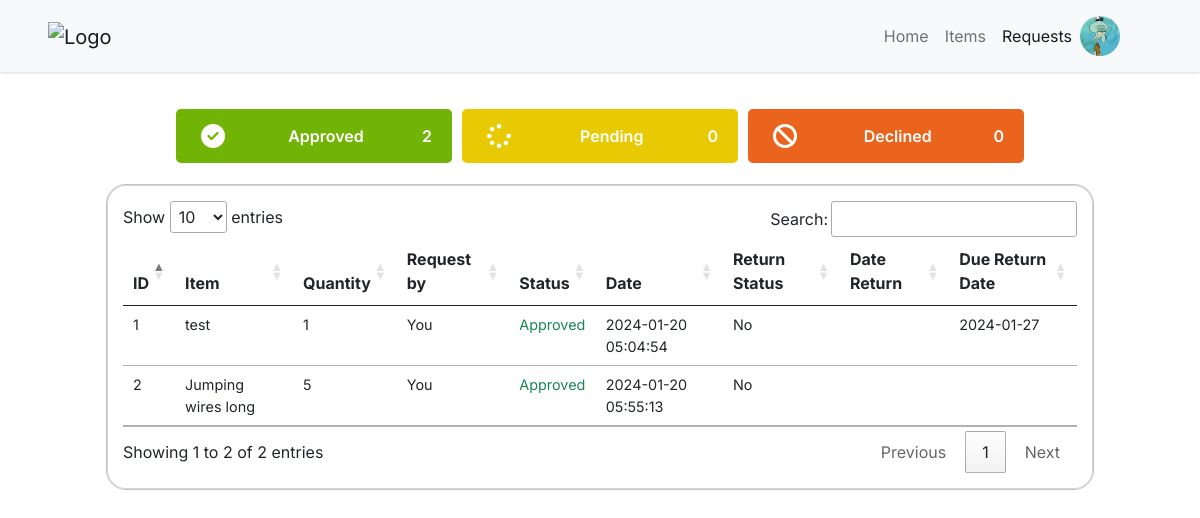
Page /requests.php (signed in) on the committed database.
### tables this page shows
CREATE TABLE `users` (
  `user_id` int(11) NOT NULL,
  `user_firstname` varchar(255) NOT NULL,
  `user_lastname` varchar(255) NOT NULL,
  `user_email` varchar(255) NOT NULL,
  `user_password` varchar(255) NOT NULL,
  `user_category` int(11) NOT NULL,
  `user_chapter` int(11) NOT NULL,
  `user_image` varchar(255) NOT NULL,
  `user_status` enum('active','inactive') NOT NULL
);

CREATE TABLE `history` (
  `history_id` int(11) NOT NULL,
  `history_item_id` int(11) NOT NULL,
  `history_quantity` int(11) NOT NULL,
  `history_user_id` int(11) NOT NULL,
  `history_status` enum('approved','declined','pending','') NOT NULL,
  `history_date` timestamp NOT NULL DEFAULT current_timestamp() ON UPDATE current_timestamp(),
  `isReturned` int(1) NOT NULL,
  `history_date_return` varchar(30) NOT NULL,
  `history_due_date` varchar(30) NOT NULL
);

CREATE TABLE `items` (
  `item_id` int(11) NOT NULL,
  `unique_item_id` varchar(225) NOT NULL,
  `item_name` varchar(255) NOT NULL,
  `item_category` int(11) NOT NULL,
  `item_measure` int(11) NOT NULL,
  `item_quantity` int(11) NOT NULL,
  `item_chapter` int(11) NOT NULL,
  `item_status` enum('enabled','disabled','','') NOT NULL,
  `item_description` varchar(255) NOT NULL,
  `item_image` varchar(255) NOT NULL
);

### requests.php (the view, shortened to what this page needs)
<?php
include './includes/config.inc.php';
?>
<!DOCTYPE html>
<html lang="en">
<head>
    <?php include_once 'includes/headers.inc.php'; ?>
    <link rel="stylesheet" href="assets/css/style.css?v=<?php echo time(); ?>">
    <link rel="stylesheet" href="assets/css/nav.css?v=<?php echo time(); ?>">
    <link rel="stylesheet" href="assets/css/items.css?v=<?php echo time(); ?>">
    <link rel="stylesheet" href="assets/css/requests.css?v=<?php echo time(); ?>">
    <link rel="stylesheet" href="https://cdn.datatables.net/1.13.6/css/jquery.dataTables.css" />
</head>
<body>
    <?php include 'nav.php'; ?>
    <div id="wrapper">
        <div class="section px-5 pt-4">
            <div class="row justify-content-center align-items-center">
                <div class="box col-sm-12 col-md-3 col-lg-3">
                    <i class="fa-solid fa-circle-check icon"></i>
                    <p class="m-0">Approved</p>
                    <?php
                    $query = "SELECT COUNT(history_status) FROM history WHERE history_status = 'approved'";
                    $stmt = $pdo->query($query);
                    $count = $stmt->fetchColumn();
                    if ($count !== false) {
                        echo '<p class="m-0">' . $count . '</p>';
                    } else {
                        echo "Error fetching count";
                    }
                    ?>
                </div>
                <div class="box col-sm-12 col-md-3 col-lg-3">
                    <i class="fa-solid fa-spinner icon"></i>
                    <p class="m-0">Pending</p>
                    <?php
                    $query = "SELECT COUNT(history_status) FROM history WHERE history_status = 'pending'";
                    $stmt = $pdo->query($query);
                    $count = $stmt->fetchColumn();
                    if ($count !== false) {
                        echo '<p class="m-0">' . $count . '</p>';
                    } else {
                        echo "Error fetching count";
                    }
                    ?>
                </div>
                <div class="box col-sm-12 col-md-3 col-lg-3">
                    <i class="fa-solid fa-ban icon"></i>
                    <p class="m-0 px-2">Declined</p>
                    <?php
                    $query = "SELECT COUNT(history_status) FROM history WHERE history_status = 'declined'";
                    $stmt = $pdo->query($query);
                    $count = $stmt->fetchColumn();
                    if ($count !== false) {
                        echo '<p class="m-0">' . $count . '</p>';
                    } else {
                        echo "Error fetching count";
                    }
                    ?>
                </div>
            </div>
            <div class="row justify-content-center align-items-center">
                <div class="col-12 col-sm-12 col-md-12 col-lg-11">
                    <div class="table-responsive">
                        <table class="table table-hover table-sm">
                            <thead>
                                <tr>
                                    <th>ID</th>
                                    <th>Item</th>
                                    <th>Quantity</th>
                                    <th>Request by</th>
                                    <th>Status</th>
                                    <th>Date</th>
                                    <th>Return Status</th>
                                    <th>Date Return</th>
                                    <th>Due Return Date</th>
                                </tr>
                            </thead>
                            <tbody>
                                <?php
                                if (isset($_SESSION['CT'])) {
                                    try {
                                        if ($_SESSION['CT'] == 1) {
                                            if ($_SESSION['CH'] == 1) {
                                                $query = "SELECT h.history_id AS ID,
                                                    i.item_name AS Item,
                                                    i.item_id AS itemID,
                                                    h.history_user_id AS userID,
                                                    h.history_quantity AS Quantity,
                                                    CONCAT(u.user_firstname, ' ', u.user_lastname) AS 'Request by',
                                                    h.history_status AS Status,
                                                    h.isReturned AS isReturned,
                                                    h.history_date_return AS dateReturn,
                                                    h.history_due_date AS dueDate,
                                                    h.history_date AS Date
                                                    FROM history AS h
                                                    INNER JOIN items AS i ON h.history_item_id = i.item_id
                                                    INNER JOIN users AS u ON h.history_user_id = u.user_id;";
                                            } else {
                                                $query = "SELECT h.history_id AS ID,
                                                    i.item_name AS Item,
                                                    i.item_id AS itemID,
                                                    h.history_user_id AS userID,
                                                    h.history_quantity AS Quantity,
                                                    CONCAT(u.user_firstname, ' ', u.user_lastname) AS 'Request by',
                                                    h.history_status AS Status,
                                                    h.history_date AS Date,
                                                    h.isReturned AS isReturned,
                                                    h.history_date_return AS dateReturn,
                                                    h.history_due_date AS dueDate,
                                                    h.history_user_id AS hUserID
                                                    FROM history AS h
                                                    INNER JOIN items AS i ON h.history_item_id = i.item_id
                                                    INNER JOIN users AS u ON h.history_user_id = u.user_id
                                                    WHERE u.user_chapter =" . $_SESSION['CH'] . ";";
                                            }
                                        } else if ($_SESSION['CT'] == 0) {
                                            $query = "SELECT h.history_id AS ID,
                                                i.item_name AS Item,
                                                i.item_id AS itemID,
                                                h.history_user_id AS userID,
                                                h.history_quantity AS Quantity,
                                                CONCAT(u.user_firstname, ' ', u.user_lastname) AS 'Request by',
                                                h.history_status AS Status,
                                                h.history_date AS Date,
                                                h.isReturned AS isReturned,
                                                h.history_date_return AS dateReturn,
                                                h.history_due_date AS dueDate
                                                FROM history AS h
                                                INNER JOIN items AS i ON h.history_item_id = i.item_id
                                                INNER JOIN users AS u ON h.history_user_id = u.user_id
                                                WHERE u.user_chapter = " . $_SESSION['CH'] . "
                                                AND u.user_id = " . $_SESSION['ID'] . ";";
                                        }
                                        $stmt = $pdo->query($query);
                                        $stmt->execute();
                                        $result = $stmt->fetchAll(PDO::FETCH_ASSOC);
                                        foreach ($result as $row) {
                                ?>
                                            <tr>
                                                <td><?php echo $row['ID']; ?></td>
                                                <td><?php echo $row['Item']; ?></td>
                                                <td><?php echo $row['Quantity']; ?></td>
                                                <td class="text-capitalize"><?php
                                                if ($row['userID'] == $_SESSION['ID']) {
                                                    echo 'You';
                                                }else{
                                                    echo $row['Request by'];
                                                }
                                                ?></td>
                                                <?php
                                                if ($row['Status'] == 'approved') {
                                                    echo '<td class="text-success text-capitalize small">' . $row['Status'] . '</td>';
                                                } else if ($row['Status'] == 'pending') {
                                                    echo '<td class="text-warning text-capitalize small">' . $row['Status'] . '</td>';
                                                } else if ($row['Status'] == 'declined') {
                                                    echo '<td class="text-danger text-capitalize small">' . $row['Status'] . '</td>';
                                                }
                                                ?>
                                                <td>
                                                    <?php
                                                    echo $row['Date'];
                                                    ?>
                                                </td>
                                                <td>
                                                    <?php
                                                    if ($row['isReturned'] == 0) {
                                                        echo 'No';
                                                    }
                                                    ?>
                                                </td>
                                                <td>
                                                </td>
                                                <td>
                                                    <?php echo $row['dueDate'] ?>
                                                </td>
                                            </tr>
                                <?php
                                        }
                                    } catch (PDOException $e) {
                                        echo "Error: " . $e->getMessage();
                                    }
                                }
                                ?>
                            </tbody>
                        </table>
                    </div>
                </div>
            </div>
        </div>
    </div>
</body>
</html>

### nav.php (shortened to what this page needs)
<?php
try {
    $stmt = $pdo->prepare("SELECT user_image FROM users WHERE user_id = :id");
    $stmt->bindParam(':id', $_SESSION['ID'], PDO::PARAM_INT);
    $stmt->execute();
    if ($stmt->rowCount() > 0) {
        $row = $stmt->fetch(PDO::FETCH_ASSOC);
        $userImage = $row['user_image'];
    }
} catch (PDOException $e) {
    echo "Error: " . $e->getMessage();
}
include './includes/config.inc.php';
?>
<div class="container">
    <nav class="navbar navbar-expand-lg navbar-light bg-light px-sm-5 px-md-5 px-lg-5 fixed-top mainnav">
        <a class="navbar-brand logo" href="#">
            <img src="https://uploads-ssl.webflow.com/6492dd5d65d1855cb14a6692/6494571343918c14057fe090_DEVCON%20Kids%20Logo%20Horizontal.png" alt="Logo" loading="lazy">
        </a>
        <div class="collapse navbar-collapse justify-content-end align-items-center" id="navbarNav">
            <ul class="navbar-nav d-flex justify-content-center align-items-center">
                <li class="nav-item active">
                    <a class="nav-link <?php echo (($_SESSION['active_tab'] === 'home.php')) ? 'active' : ''; ?>" href="home.php">Home</a>
                </li>
                <?php if ($_SESSION['CT'] == 0) { ?>
                    <li class="nav-item">
                        <a class="nav-link <?php echo (($_SESSION['active_tab'] === 'items.php')) ? 'active' : ''; ?>" href="itemAction.php">Items</a>
                    </li>
                <?php } else { ?>
                    <li class="nav-item">
                        <a class="nav-link <?php echo (($_SESSION['active_tab'] === 'items.php')) ? 'active' : ''; ?>" href="items.php">Items</a>
                    </li>
                <?php } ?>
                <li class="nav-item">
                    <a class="nav-link <?php echo (($_SESSION['active_tab'] === 'requests.php')) ? 'active' : ''; ?>" href="requests.php">Requests</a>
                </li>
                <li class="nav-item dropdown pull-right">
                    <?php
                    try {
                        $stmt = $pdo->prepare("SELECT user_image FROM users WHERE user_id = :id");
                        $stmt->bindParam(':id', $_SESSION['ID'], PDO::PARAM_INT);
                        $stmt->execute();
                        if ($stmt->rowCount() > 0) {
                            $row = $stmt->fetch(PDO::FETCH_ASSOC);
                            $userImage = $row['user_image'];
                        }
                    } catch (PDOException $e) {
                        echo "Error: " . $e->getMessage();
                    }
                    ?>
                    <div class="rounded-image image-profile" id="dropdownMenuButton" data-toggle="dropdown" aria-haspopup="true" aria-expanded="false">
                        <img src="images/userProfiles/<?php echo $userImage; ?>" class="img-fluid" alt="User Image">
                    </div>
                </li>
            </ul>
        </div>
    </nav>
</div>

### rows in the picture
users: user_image (picture)
history: history_id "1", history_item.item_name "test", history_quantity "1", shows "You", history_status "Approved", history_date "2024-01-20 05:04:54", isReturned "No", history_due_date "2024-01-27"
history: history_id "2", history_item.item_name "Jumping wires long", history_quantity "5", shows "You", history_status "Approved", history_date "2024-01-20 05:55:13", isReturned "No"

### other values in the picture
$count "2"
$count "0"
